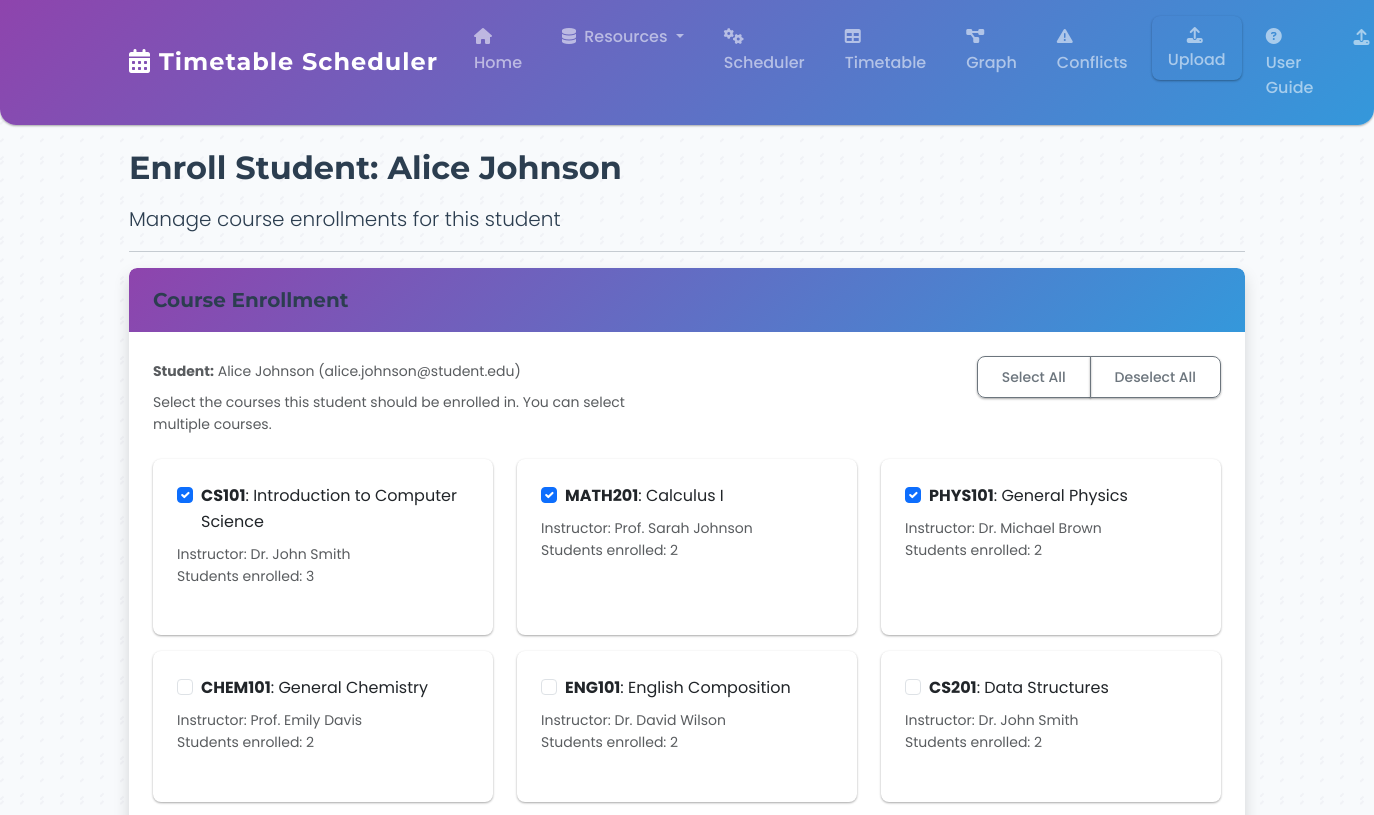
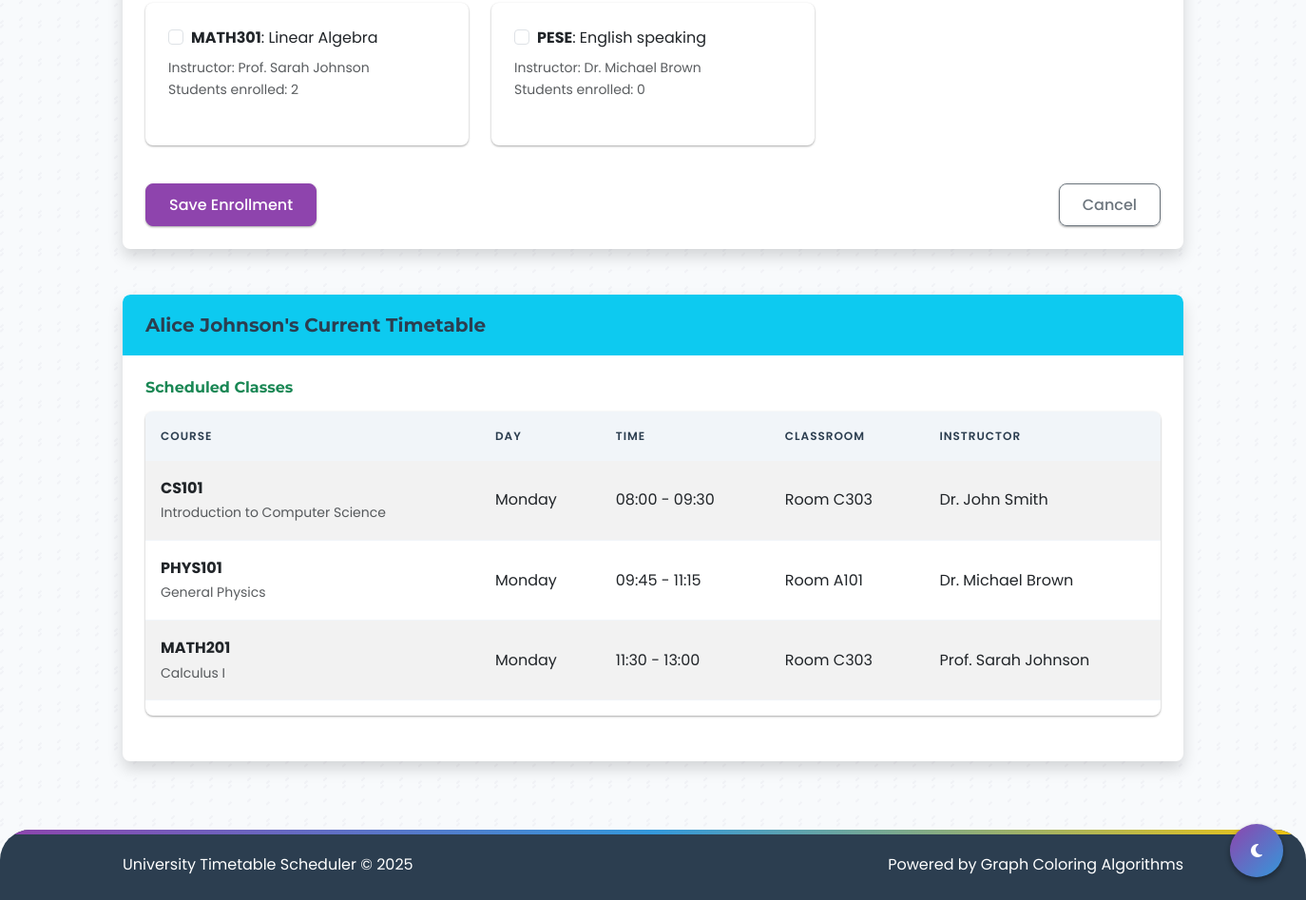
The page /enroll_student/1 on the database its author committed (2 pictures, top to bottom).
### backend/models.py (models this page shows, shortened)
class Student(db.Model):
    __tablename__ = 'student'
    id = db.Column(db.Integer, primary_key=True)
    name = db.Column(db.String(100), nullable=False)
    email = db.Column(db.String(100), unique=True, nullable=False)
    courses = db.relationship('Course', secondary='enrollments', back_populates='students')

class Course(db.Model):
    __tablename__ = 'course'
    id = db.Column(db.Integer, primary_key=True)
    code = db.Column(db.String(20), unique=True, nullable=False)
    name = db.Column(db.String(100), nullable=False)
    instructor_id = db.Column(db.Integer, db.ForeignKey('instructor.id'))
    time_slot_id = db.Column(db.Integer, db.ForeignKey('time_slot.id'))
    classroom_id = db.Column(db.Integer, db.ForeignKey('classroom.id'))
    instructor = db.relationship('Instructor', back_populates='courses')
    time_slot = db.relationship('TimeSlot', back_populates='courses')
    classroom = db.relationship('Classroom', back_populates='courses')
    students = db.relationship('Student', secondary='enrollments', back_populates='courses')
    materials = db.relationship('CourseMaterial', back_populates='course', cascade='all, delete-orphan')

class Instructor(db.Model):
    __tablename__ = 'instructor'
    id = db.Column(db.Integer, primary_key=True)
    name = db.Column(db.String(100), nullable=False)
    email = db.Column(db.String(100), unique=True, nullable=False)
    department = db.Column(db.String(100))
    courses = db.relationship('Course', back_populates='instructor')

class TimeSlot(db.Model):
    __tablename__ = 'time_slot'
    id = db.Column(db.Integer, primary_key=True)
    day = db.Column(db.String(10), nullable=False)
    start_time = db.Column(db.Time, nullable=False)
    end_time = db.Column(db.Time, nullable=False)
    courses = db.relationship('Course', back_populates='time_slot')

class Classroom(db.Model):
    __tablename__ = 'classroom'
    id = db.Column(db.Integer, primary_key=True)
    name = db.Column(db.String(50), nullable=False)
    capacity = db.Column(db.Integer, nullable=False)
    courses = db.relationship('Course', back_populates='classroom')

### backend/routes/students.py (the view, shortened to what this page needs)
@students_bp.route('/enroll_student/<int:student_id>', methods=['GET', 'POST'])
def enroll_student(student_id):
    student = Student.query.get_or_404(student_id)
    courses = Course.query.all()
    return render_template('enroll_student.html', student=student, courses=courses)

### templates/enroll_student.html (shortened to what this page needs)
{% extends "base.html" %}
{% block content %}
<div class="row">
    <div class="col-md-12">
        <h2>Enroll Student: {{ student.name }}</h2>
        <p class="lead">Manage course enrollments for this student</p>
        <hr>
    </div>
</div>
<div class="row">
    <div class="col-md-12">
        <div class="card shadow">
            <div class="card-header bg-gradient text-white">
                <h5 class="mb-0">Course Enrollment</h5>
            </div>
            <div class="card-body">
                <form action="{{ url_for('students.enroll_student', student_id=student.id) }}" method="post">
                    <div class="row mb-4">
                        <div class="col-md-6">
                            <div class="form-text mb-2">
                                <strong>Student:</strong> {{ student.name }} ({{ student.email }})
                            </div>
                            <div class="form-text">
                                Select the courses this student should be enrolled in. You can select multiple courses.
                            </div>
                        </div>
                        <div class="col-md-6 text-end">
                            <div class="btn-group">
                                <button type="button" class="btn btn-outline-secondary btn-sm" id="select-all">Select All</button>
                                <button type="button" class="btn btn-outline-secondary btn-sm" id="deselect-all">Deselect All</button>
                            </div>
                        </div>
                    </div>
                    {% if courses %}
                        <div class="row">
                            {% for course in courses %}
                                <div class="col-md-4 mb-3">
                                    <div class="card h-100 {% if course in student.courses %}border-primary{% endif %}">
                                        <div class="card-body">
                                            <div class="form-check">                                                <input class="form-check-input course-checkbox" type="checkbox"
                                                    name="course_ids" value="{{ course.id }}" id="course-{{ course.id }}"
                                                    {% if course in student.courses %}checked{% endif %}>
                                                <label class="form-check-label" for="course-{{ course.id }}">
                                                    <strong>{{ course.code }}</strong>: {{ course.name }}
                                                </label>
                                            </div>
                                            <div class="mt-2 small text-muted">
                                                {% if course.instructor %}
                                                    <div>Instructor: {{ course.instructor.name }}</div>
                                                {% endif %}
                                                <div>Students enrolled: {{ course.students|length }}</div>
                                            </div>
                                        </div>
                                    </div>
                                </div>
                            {% endfor %}
                        </div>
                    {% else %}
                        <div class="alert alert-warning">
                            <p class="mb-0">No courses are available. Please add courses before enrolling students.</p>
                        </div>
                    {% endif %}                    <div class="d-flex justify-content-between mt-4">
                        <button type="submit" class="btn btn-primary">Save Enrollment</button>
                        <a href="{{ url_for('students.students') }}" class="btn btn-outline-secondary">Cancel</a>
                    </div>
                </form>
            </div>        </div>
    </div>
</div>
<div class="row mt-4">
    <div class="col-md-12">
        <div class="card shadow">
            <div class="card-header bg-info text-white">
                <h5 class="mb-0">{{ student.name }}'s Current Timetable</h5>
            </div>
            <div class="card-body">
                {% if student.courses %}
                    {% set scheduled_courses = [] %}
                    {% set unscheduled_courses = [] %}
                    {% for course in student.courses %}
                        {% if course.time_slot and course.classroom %}
                            {% set _ = scheduled_courses.append(course) %}
                        {% else %}
                            {% set _ = unscheduled_courses.append(course) %}
                        {% endif %}
                    {% endfor %}
                    {% if scheduled_courses %}
                        <h6 class="text-success">Scheduled Classes</h6>
                        <div class="table-responsive mb-4">
                            <table class="table table-striped table-hover">
                                <thead class="table-dark">
                                    <tr>
                                        <th>Course</th>
                                        <th>Day</th>
                                        <th>Time</th>
                                        <th>Classroom</th>
                                        <th>Instructor</th>
                                    </tr>
                                </thead>
                                <tbody>
                                    {% for course in scheduled_courses|sort(attribute='time_slot.day')|sort(attribute='time_slot.start_time') %}
                                        <tr>
                                            <td>
                                                <strong>{{ course.code }}</strong><br>
                                                <small class="text-muted">{{ course.name }}</small>
                                            </td>
                                            <td>{{ course.time_slot.day }}</td>
                                            <td>
                                                {{ course.time_slot.start_time.strftime('%H:%M') }} -
                                                {{ course.time_slot.end_time.strftime('%H:%M') }}
                                            </td>
                                            <td>{{ course.classroom.name }}</td>
                                            <td>
                                                {% if course.instructor %}
                                                    {{ course.instructor.name }}
                                                {% else %}
                                                    <span class="text-muted">No instructor assigned</span>
                                                {% endif %}
                                            </td>
                                        </tr>
                                    {% endfor %}
                                </tbody>
                            </table>
                        </div>
                    {% endif %}
                {% else %}
                    <div class="alert alert-info">
                        <i class="fas fa-info-circle"></i>
                        This student is not enrolled in any courses yet. Select courses above to create their schedule.
                    </div>
                {% endif %}
            </div>
        </div>
    </div>
</div>
{% endblock %}

### static/css/style.css (style rules this page uses)
:root { --primary-color: #8e44ad; --primary-dark: #6c3483; --primary-light: #af7ac5; --secondary-color: #3498db; --accent-color: #f1c40f; --success-color: #2ecc71; --danger-color: #e74c3c; --warning-color: #f39c12; --info-color: #1abc9c; --light-color: #f8fafc; --dark-color: #2c3e50; --gray-color: #7f8c8d; --gray-light: #ecf0f1; --gray-medium: #9ca3af; --font-primary: 'Poppins', 'Segoe UI', Tahoma, Geneva, Verdana, sans-serif; --font-secondary: 'Montserrat', Arial, sans-serif; --shadow-small: 0 1px 3px rgba(0, 0, 0, 0.12), 0 1px 2px rgba(0, 0, 0, 0.24); --shadow-medium: 0 3px 6px rgba(0, 0, 0, 0.16), 0 3px 6px rgba(0, 0, 0, 0.23); --shadow-large: 0 15px 35px rgba(50, 50, 93, 0.1), 0 5px 15px rgba(0, 0, 0, 0.07); --border-radius-sm: 0.5rem; --border-radius: 0.5rem; --border-radius-lg: 1rem; --transition-bounce: all 0.4s cubic-bezier(0.68, -0.55, 0.27, 1.55); --transition-fast: all 0.2s ease; --transition-normal: all 0.3s ease; }
body { font-family: var(--font-primary); background-color: #f8fafc; color: var(--dark-color); line-height: 1.6; min-height: 100vh; position: relative; overflow-x: hidden; }
h1, h2, h3, h4, h5, h6 { font-weight: 700; margin-bottom: 1rem; color: var(--dark-color); font-family: var(--font-secondary); }
a { color: var(--primary-color); text-decoration: none; transition: var(--transition-bounce); position: relative; }
.card { border: none; border-radius: var(--border-radius); box-shadow: var(--shadow-small); margin-bottom: 1.5rem; overflow: hidden; transition: var(--transition-normal); background-color: white; position: relative; }
.card::before { content: ''; position: absolute; top: 0; left: 0; width: 100%; height: 4px; background: linear-gradient(to right, var(--primary-color), var(--secondary-color)); opacity: 0; transition: var(--transition-normal); }
.card-header { border-top-left-radius: var(--border-radius) !important; border-top-right-radius: var(--border-radius) !important; font-weight: 600; padding: 1.25rem 1.5rem; border-bottom: 0; background-color: white; }
.card-body { padding: 1.5rem; }
.bg-gradient { background: linear-gradient(135deg, var(--primary-color), var(--secondary-color)) !important; }
.btn { font-weight: 500; padding: 0.6rem 1.5rem; border-radius: var(--border-radius-sm); transition: var(--transition-bounce); box-shadow: var(--shadow-small); position: relative; overflow: hidden; z-index: 1; }
.btn::before { content: ''; position: absolute; top: 0; left: -100%; width: 100%; height: 100%; background: linear-gradient(90deg, rgba(255,255,255,0.2), rgba(255,255,255,0)); transition: var(--transition-normal); z-index: -1; }
.btn-primary { background-color: var(--primary-color); border-color: var(--primary-color); }
.table { border-collapse: separate; border-spacing: 0; width: 100%; }
.table th { background-color: #f1f5f9; font-weight: 600; border: none; padding: 1rem; color: var(--dark-color); text-transform: uppercase; font-size: 0.75rem; letter-spacing: 1px; }
.table td { padding: 1rem; vertical-align: middle; border-color: #f1f5f9; transition: var(--transition-fast); }
.table-hover tbody tr { transition: var(--transition-fast); border-radius: var(--border-radius-sm); }
.table-responsive { border-radius: var(--border-radius); overflow: hidden; box-shadow: var(--shadow-small); }

### rows shown on the page
Student: name "Alice Johnson", email "alice.johnson@student.edu"
Course: code "CS101", name "Introduction to Computer Science", instructor.name "Dr. John Smith", students|length "3", time_slot.day "Monday", time_slot.start_time "08:00", time_slot.end_time "09:30", classroom.name "Room C303"
Course: code "MATH201", name "Calculus I", instructor.name "Prof. Sarah Johnson", students|length "2", time_slot.day "Monday", time_slot.start_time "11:30", time_slot.end_time "13:00", classroom.name "Room C303"
Course: code "PHYS101", name "General Physics", instructor.name "Dr. Michael Brown", students|length "2", time_slot.day "Monday", time_slot.start_time "09:45", time_slot.end_time "11:15", classroom.name "Room A101"
Course: code "CHEM101", name "General Chemistry", instructor.name "Prof. Emily Davis", students|length "2"
Course: code "ENG101", name "English Composition", instructor.name "Dr. David Wilson", students|length "2"
Course: code "CS201", name "Data Structures", instructor.name "Dr. John Smith", students|length "2"
Course: code "MATH301", name "Linear Algebra", instructor.name "Prof. Sarah Johnson", students|length "2"
Course: code "PESE", name "English speaking", instructor.name "Dr. Michael Brown", students|length "0"
